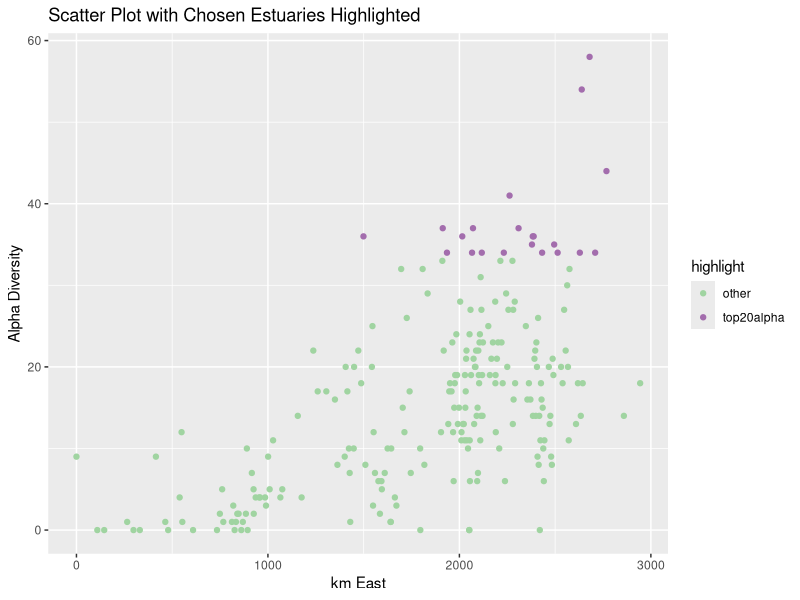
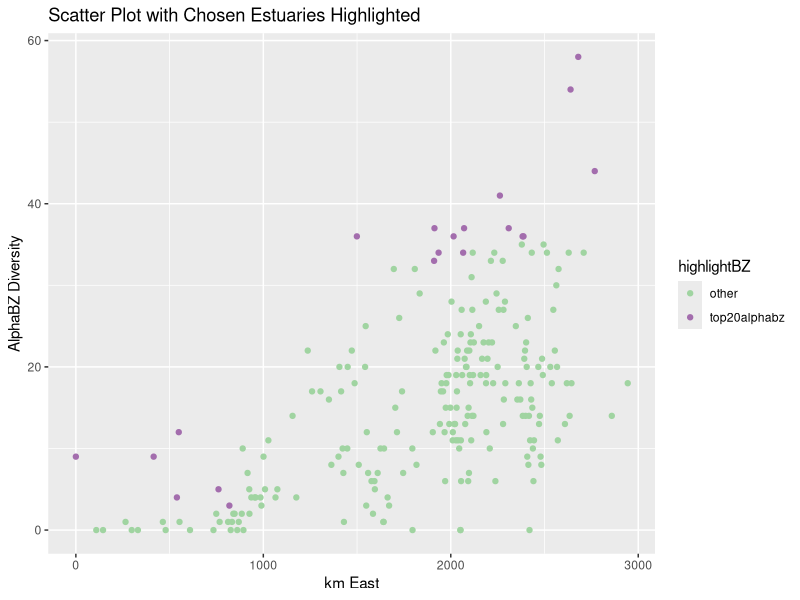

Generate these figures, in order, with R:
# Marine Spatial Planning Module - Colin Attwood
# Not just an ecological problem but social and economic too - we're ignoring that for now
# You want to spread the protected areas around the country whilest conserving the largest number of species possible

ED <- read.csv("EstuaryFishSurveyData.csv")
install.packages("vegan")
library(vegan)
install.packages("dplyr")
library(dplyr)
install.packages("ggplot2")
library(ggplot2)

#Getting rid of NAs in the data set 
ED[is.na(ED)] <- 0

# Specnumber 
#this is a function in the vegan package that allows you to sus out the alpha diversity (species richness) of the eastuaries
alpha <- specnumber(ED[4:148]) 
ED$alpha <- specnumber(ED[4:148]) #created a new column with the alpha diversity in ED

# Using Colin's code to order the data in descending alpha diversity
ED <- ED[order(-ED$alpha),]
ED

# Extracting the names of the top 20 most diverse estuaries
Alphalist <- ED[1:20,1]
Alphalist

# To ensure that the graph makes sense (geographically sound), flip kmWest to create a new column - kmEast
ED$kmEast <- 2947 - ED$kmWest

# Create a column for top 20 alpha diversity and others
ED$highlight <- ifelse(rank(-ED$alpha) <=20, "top20alpha", "other")

# Create a scatter plot showing the top 20 eastuaries in terms of alpha diversity
G1 <- ggplot(ED, aes(x = kmEast, y = alpha)) + 
  geom_point(aes(color = highlight)) +
  scale_color_manual(values = c("top20alpha" = "#A36DAD", "other" = "#A0D4A1")) +
  ggtitle("Scatter Plot with Chosen Estuaries Highlighted") +
  xlab("km East") +
  ylab ("Alpha Diversity")

G1

# Or Colin's way in separating the top 20 from the others
ED$alphalist <- 0
ED$alphalist[1:20] <- 1
# Then just color these -> Colin

# Now we're trying to see the gamma diversity - trying to see the number of different species that would be protected if we chose these
# We can use specnumber in the vegan package for this
# In essense we're sussing the top 20 estuaries by splitting them into biogeographic zones (BZ) and getthing 6 from the WC and 7 from the SC and EC
# In other word - we want to richness without the abundance
alphabz <- specnumber(ED[4:148], groups = ED$alphalist)
alphabz
# output: 0 = 121; 1 = 116

# Then order the data to both BZ and alpha
ED <- ED[order(ED$BZ,-ED$alpha),]

# Create a column for the richness with the different BZs 
ED$alphabz <- 0
ED$alphabz[1:7] <- 1 # tagging the first 6 from the East Coast
ED$alphabz[91:97] <- 1 # tagging the first 7 from the South Coast
ED$alphabz[207:212] <- 1 # tagging the first 7 from the West Coast
ED$alphabz

# Then another column for the highlighted BZ x alpha
ED$highlightBZ <- ifelse(rank(-ED$alphabz) <=20, "top20alphabz", "other")

# Create a plot for BZ x alpha
G2 <- ggplot(ED, aes(x = kmEast, y = alpha)) + 
  geom_point(aes(color = highlightBZ)) +
  scale_color_manual(values = c("top20alphabz" = "#A36DAD", "other" = "#A0D4A1")) +
  ggtitle("Scatter Plot with Chosen Estuaries Highlighted") +
  xlab("km East") +
  ylab ("AlphaBZ Diversity")
G2

# Aaaaand a list of these estuaries
ED$alphabzlist <- 0
ED$alphabzlist[1:7] <- 1
ED$alphabzlist[91:97] <- 1
ED$alphabzlist[207:212] <- 1

#Extracting the names of these estuaries
AlphaBZlistEC <- ED[1:7,1]
AlphaBZlistSC <- ED[91:97,1]
AlphaBZlistWC <- ED[207:212,1]

AlphaBZlistEC
AlphaBZlistSC
AlphaBZlistWC

# How many species are in the alphabz list
alphabzspn <- specnumber(ED[4:148], groups = ED$alphabzlist)
alphabzspn
# output : 0 = 120; 1 = 122
